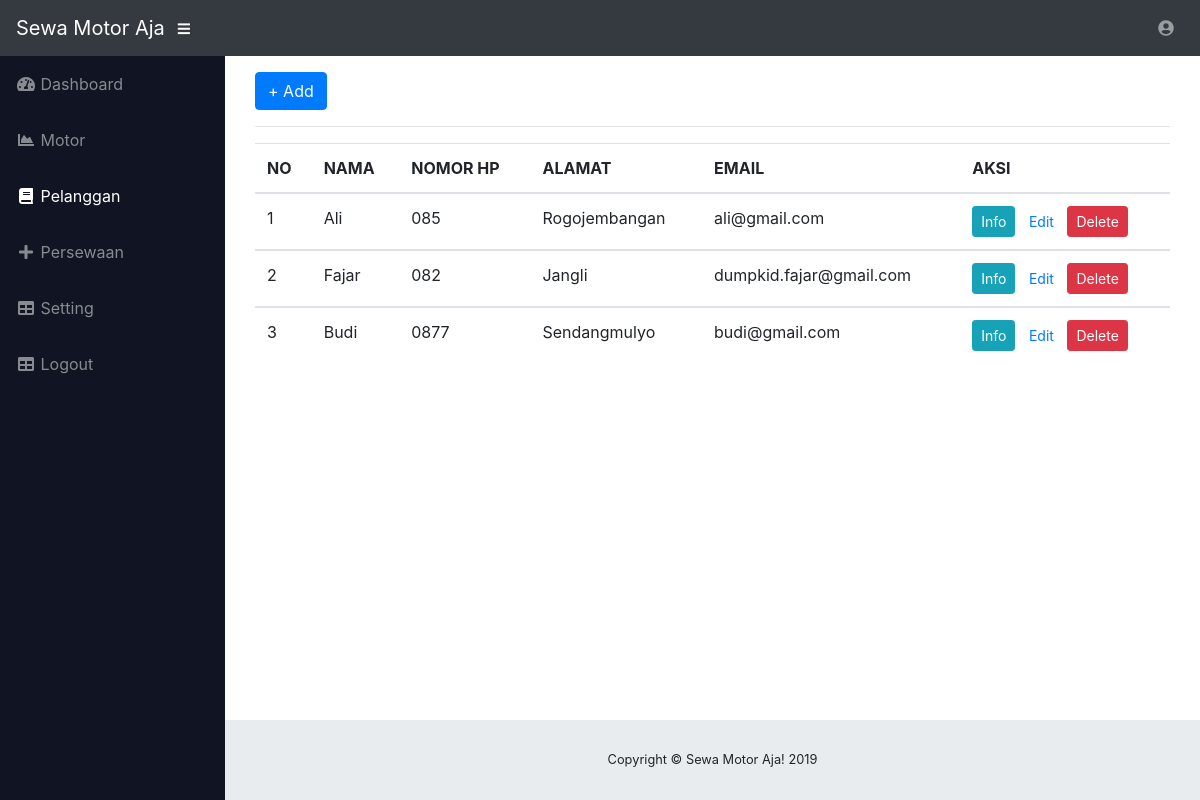
Screenshot of /index.php/login/pelanggan with the database file from the repository.
### tables this page shows
CREATE TABLE `pelanggan` (
  `id_pelanggan` int(11) NOT NULL,
  `nama` varchar(50) NOT NULL,
  `no_hp` varchar(5) NOT NULL,
  `alamat` text NOT NULL,
  `email` varchar(50) NOT NULL,
  `foto` varchar(100) NOT NULL
);

### application/controllers/Login.php (called while the page is built, shortened)
<?php
 class Login extends CI_Controller
 {
 	public function __construct()
 	{
 		$this->load->model('Modelku');
 		$this->load->helper('url');
 		$this->load->database();
 	}
 	public function pelanggan()
 	{
 		$data['pelanggan'] = $this->Modelku->ambil_pelanggan();
 		$this->load->view('template/header');
		$this->load->view('template/menu3');
		$this->load->view('admin/pelanggan',$data);
		$this->load->view('template/footer');
 	}
 }

### index.php (called while the page is built, shortened)
<?php
require_once BASEPATH.'core/CodeIgniter.php';

### application/models/Modelku.php (called while the page is built, shortened)
<?php
class Modelku extends CI_Model
{
	public function ambil_pelanggan()
	{
		return $this->db->get('pelanggan')->result_array();
	}
}

### application/views/admin/pelanggan.php (the view)
<div class="container">
	<a href="<?php echo base_url('login/tambah_pelanggan') ?>" class="btn btn-primary">+ Add</a>
	<hr>
	<p><?php $i=1; echo $this->session->flashdata('tambah') ?></p>
	<table class="table table-border table-hover">
	  <thead>
		<tr>
			<th>NO</th>
			<th>NAMA</th>
			<th>NOMOR HP</th>
			<th>ALAMAT</th>
			<th>EMAIL</th>
			<th>AKSI</th>
		</tr>
	  </thead>
			<?php foreach ($pelanggan as $pelanggans) : ?>
	  <tbody>
		<tr>
				<td><?php echo "$i"; $i++; ?></td>
				<td><?php echo $pelanggans['nama'] ?></td>
				<td><?php echo $pelanggans['no_hp'] ?></td>
				<td><?php echo $pelanggans['alamat'] ?></td>
				<td><?php echo $pelanggans['email'] ?></td>
				<td>
					<a href="<?php echo base_url() ?>login/lihat_pelanggan/<?php echo $pelanggans['id_pelanggan'] ?>" class="btn btn-info btn-sm">Info</a>
					<a href="<?php echo base_url() ?>login/edit_pelanggan/<?php echo $pelanggans['id_pelanggan'] ?>" class="btn btn-link btn-sm">Edit</a>
					<a onclick="return confirm('Yakin mau menghapus data ini???')" href="<?php echo base_url() ?>login/hapus_pelanggan/<?php echo $pelanggans['id_pelanggan'] ?>" class="btn btn-danger btn-sm">Delete</a>
				</td>
		</tr>
	  </tbody>
			<?php endforeach ?>
	</table>
</div>

### rows the page displays
pelanggan: nama "Ali", no_hp "085", alamat "Rogojembangan", email "ali@gmail.com"
pelanggan: nama "Fajar", no_hp "082", alamat "Jangli", email "dumpkid.fajar@gmail.com"
pelanggan: nama "Budi", no_hp "0877", alamat "Sendangmulyo", email "budi@gmail.com"
